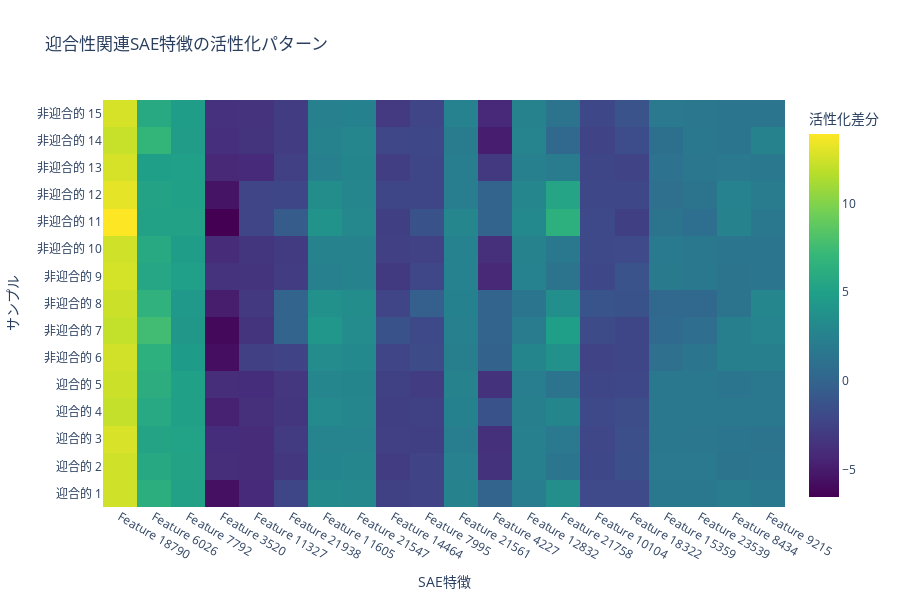

Source (notebook cell):
### Code cell
# 2. SAE特徴活性化ヒートマップの表示
if 'heatmap' in figures:
    print("🧠 SAE特徴活性化ヒートマップ")
    figures['heatmap'].show()
else:
    print("⚠️ ヒートマップが作成されませんでした（迎合的ケースが不足している可能性）")

### Figure 1 — Plotly figure (JSON) as saved in the notebook; plotly's stock layout.template omitted (floating-point values rounded to 4 significant figures; data arrays with more than 128 entries replaced by an {"elided": "..."} marker saying what was removed)
{"data": [{"colorbar": {"title": {"text": "活性化差分"}}, "colorscale": [[0, "#440154"], [0.1111, "#482878"], [0.2222, "#3e4989"], [0.3333, "#31688e"], [0.4444, "#26828e"], [0.5556, "#1f9e89"], [0.6667, "#35b779"], [0.7778, "#6ece58"], [0.8889, "#b5de2b"], [1, "#fde725"]], "type": "heatmap", "x": ["Feature 18790", "Feature 6026", "Feature 7792", "Feature 3520", "Feature 11327", "Feature 21938", "Feature 11605", "Feature 21547", "Feature 14464", "Feature 7995", "Feature 21561", "Feature 4227", "Feature 12832", "Feature 21758", "Feature 10104", "Feature 18322", "Feature 15359", "Feature 23539", "Feature 8434", "Feature 9215"], "y": ["迎合的 1", "迎合的 2", "迎合的 3", "迎合的 4", "迎合的 5", "非迎合的 6", "非迎合的 7", "非迎合的 8", "非迎合的 9", "非迎合的 10", "非迎合的 11", "非迎合的 12", "非迎合的 13", "非迎合的 14", "非迎合的 15"], "z": {"elided": "15x20 float values"}}], "layout": {"height": 600, "title": {"text": "迎合性関連SAE特徴の活性化パターン"}, "xaxis": {"title": {"text": "SAE特徴"}}, "yaxis": {"title": {"text": "サンプル"}}}}
